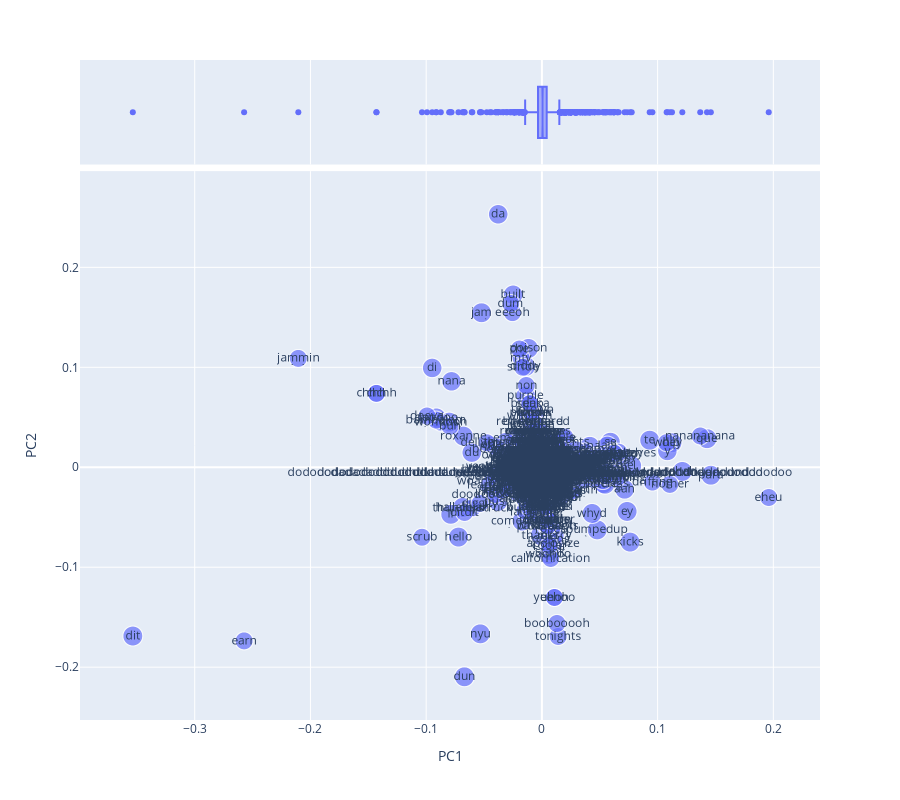

The notebook cell saved with this chart:
### Code cell
px.scatter(LOADINGS.join(VOCAB).reset_index().rename({'index':'term_str'}, axis=1), "PC1", "PC2", 
    text='term_str', hover_name='term_str',
    size='dfidf', marginal_x='box', height=800)

### Figure 1 — Plotly figure (JSON) as saved in the notebook; plotly's stock layout.template omitted (floating-point values rounded to 4 significant figures; data arrays with more than 128 entries replaced by an {"elided": "..."} marker saying what was removed)
{"data": [{"hovertemplate": "<b>%{hovertext}</b><br><br>PC1=%{x}<br>PC2=%{y}<br>dfidf=%{marker.size}<br>term_str=%{text}<extra></extra>", "hovertext": {"elided": "5000 str values"}, "legendgroup": "", "marker": {"color": "#636efa", "size": {"elided": "5000 float values"}, "sizemode": "area", "sizeref": 0.007925, "symbol": "circle"}, "mode": "markers+text", "name": "", "showlegend": false, "text": {"elided": "5000 str values"}, "type": "scattergl", "x": {"elided": "5000 float values"}, "xaxis": "x", "y": {"elided": "5000 float values"}, "yaxis": "y"}, {"alignmentgroup": "True", "hovertemplate": "<b>%{hovertext}</b><br><br>PC1=%{x}<extra></extra>", "hovertext": {"elided": "5000 str values"}, "legendgroup": "", "marker": {"color": "#636efa", "symbol": "circle"}, "name": "", "notched": true, "offsetgroup": "", "showlegend": false, "type": "box", "x": {"elided": "5000 float values"}, "xaxis": "x2", "yaxis": "y2"}], "layout": {"height": 800, "legend": {"itemsizing": "constant", "tracegroupgap": 0}, "margin": {"t": 60}, "xaxis": {"anchor": "y", "domain": [0, 1], "title": {"text": "PC1"}}, "xaxis2": {"anchor": "y2", "domain": [0, 1], "matches": "x", "showgrid": true, "showticklabels": false}, "yaxis": {"anchor": "x", "domain": [0, 0.8316], "title": {"text": "PC2"}}, "yaxis2": {"anchor": "x2", "domain": [0.8416, 1], "matches": "y2", "showgrid": false, "showline": false, "showticklabels": false, "ticks": ""}}}
